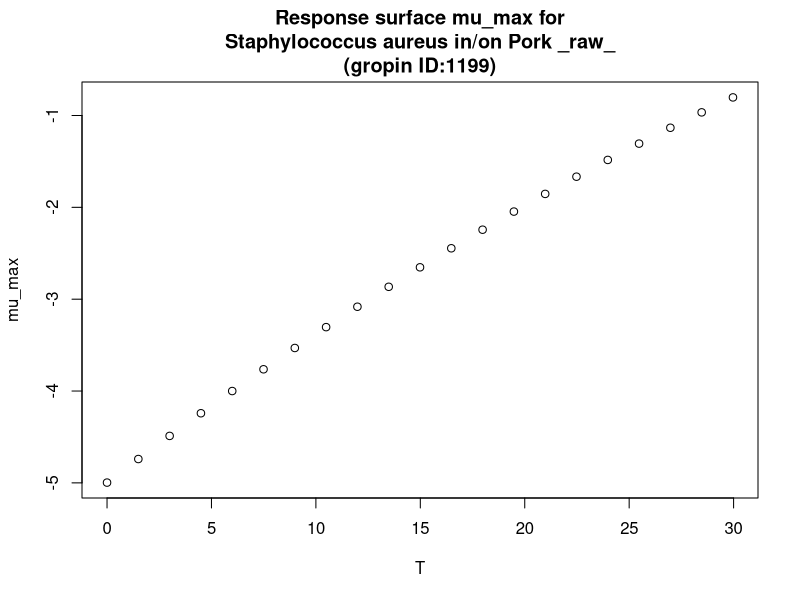

The R source for this figure:
#############################
# start of Parameter script
#############################
T <- seq(0,29.97002997003,length.out=21)
#############################
# end of Parameter script
#############################
############################# 
# start of Model script Gropin ID 1199 
#############################
 
# constant coefficients for this model
 
variables <- data.frame(T)
argumentsPar <- expand.grid(variables)
 
# heart of the model
response_surface <- function(T) {
   mumax <-(-4.9969+0.1729*T-0.0011*(T^2))

return(mumax=mumax)
} 

# output parameters
mumax <- cbind(argumentsPar,response_surface(argumentsPar['T']))
colnames(mumax) <- c(colnames(argumentsPar),'mumax')
#############################
# End of Model script
#############################
############################# 
# start of Visualisation script Gropin ID 1199 
#############################
plot(T,mumax$mumax,
                          xlab='T',
                          ylab='mu_max',main='Response surface mu_max for
Staphylococcus aureus in/on Pork _raw_
(gropin ID:1199)')
#############################
# End of Visualisation script
#############################
